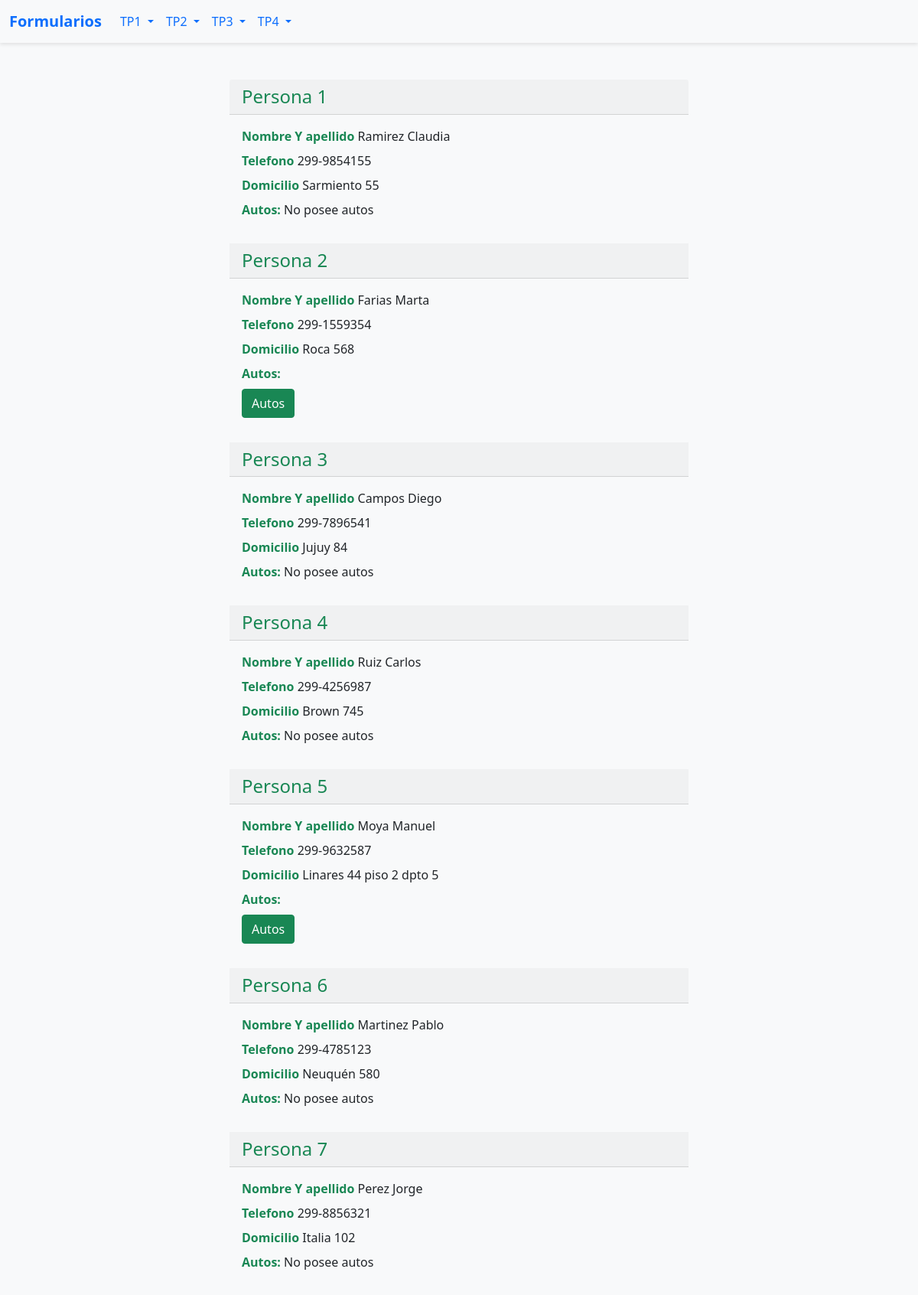
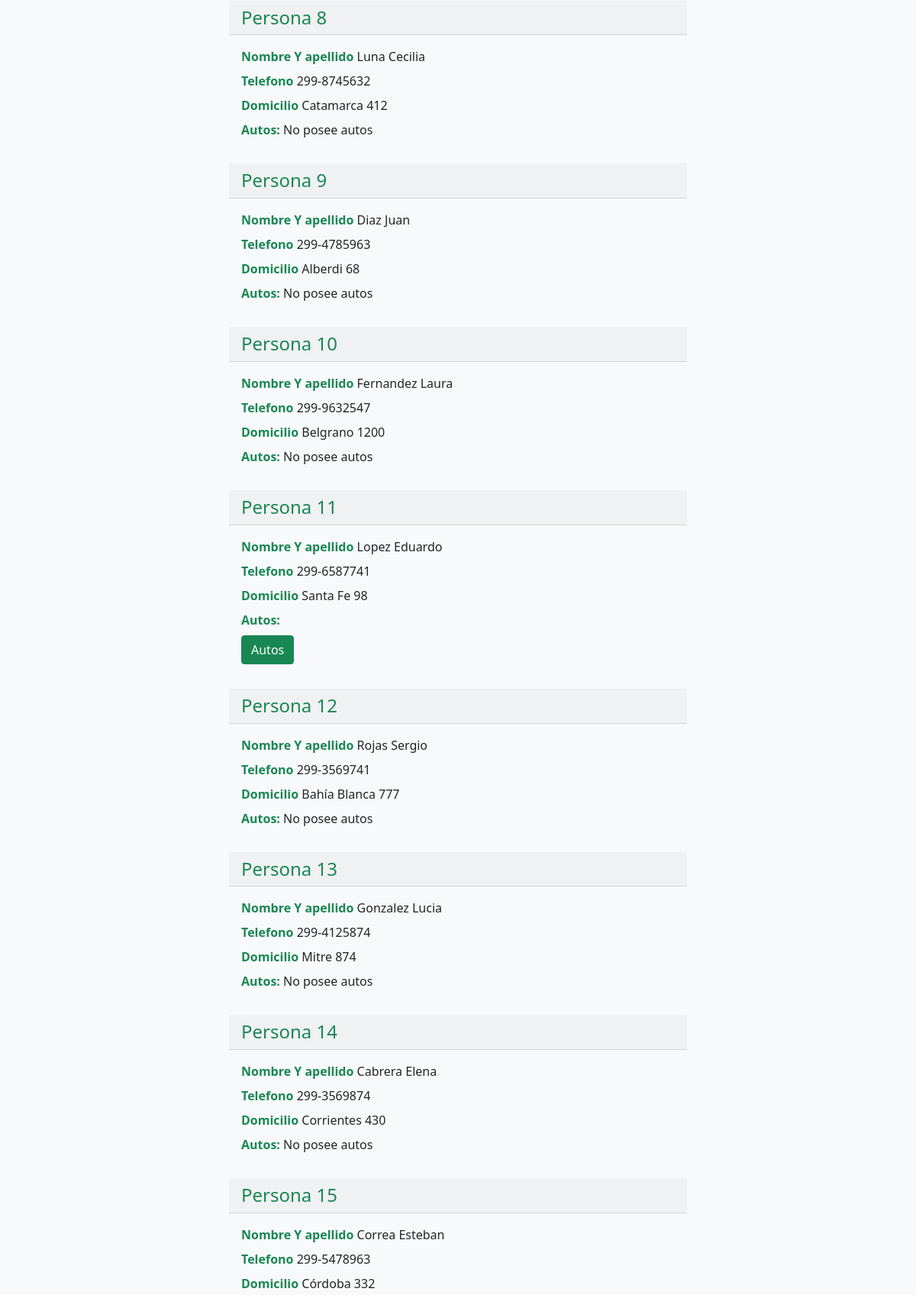
Page /?page=TP4Ej3 (upper part) on the committed database (2 pictures, top to bottom).
### tables this page shows
CREATE TABLE persona (
  NroDni varchar(10) NOT NULL,
  Apellido varchar(50) NOT NULL,
  Nombre varchar(50) NOT NULL,
  fechaNac date NOT NULL default 0000-00-00,
  Telefono varchar(20) NOT NULL,
  Domicilio varchar(200) NOT NULL,
  PRIMARY KEY  (NroDni)
);

### util/funciones.php (called while the page is built, shortened)
<?php
spl_autoload_register(function($class_name) {
    $dirs = [
        $_SESSION['ROOT'] . 'modelo/',
        $_SESSION['ROOT'] . 'modelo/conexion/',
        $_SESSION['ROOT'] . 'control/',
        $_SESSION['ROOT'] . 'control/1/',
        $_SESSION['ROOT'] . 'control/2/',
        $_SESSION['ROOT'] . 'control/3/',
        $_SESSION['ROOT'] . 'control/4/',
    ];
    foreach ($dirs as $dir) {
        $path = $dir . $class_name . '.php';
        if (file_exists($path)) {
            return;
        }
    }
});
?>

### modelo/tablaPersona.php (called while the page is built, shortened)
<?php
class tablaPersona {
    public function selecionarPersonas(){
        $bd = new BaseDatos();
        $resp = null;
        $sql = "SELECT * FROM persona";
        $resulBusq = $bd->query($sql);
        if($resulBusq) {
            $resp = $resulBusq->fetchAll(PDO::FETCH_ASSOC);
        }
        return $resp;
    }
}

### control/4/controlPersona.php (called while the page is built, shortened)
<?php
class controlPersona{
    public function listarPersonas(){
        $p = new tablaPersona("","","","","","");
        $lista = $p->selecionarPersonas();
        return $lista;
    }
    public function listadoAutosPersona($dni){
        $a = new controlAuto();
        $list = $a->listarAutos();
        $autosPersona = [];
        if($list != null){
            foreach ($list as $aut){
                if($aut["DniDuenio"] == $dni){
                    $cant = count($autosPersona);
                    $autosPersona[$cant] = $aut;
                }
            }
        }
        return $autosPersona;
    }
}

### modelo/tablaAuto.php (called while the page is built, shortened)
<?php
class tablaAuto {
    public function selecionarAuto(){
        $bd = new BaseDatos();
        $resp = null;
        $sql = "SELECT * FROM auto";
        $resulBusq = $bd->query($sql);
        if($resulBusq) {
            $resp = $resulBusq->fetchAll(PDO::FETCH_ASSOC);
        }
        return $resp;
    }
}

### control/4/controlAuto.php (called while the page is built, shortened)
<?php
class controlAuto{
    public function listarAutos(){
        $a = new tablaAuto("", "", "", "");
        $list = $a->selecionarAuto();
        return $list;
    }
}

### control/4/accionListarPersonas.php (the view, shortened to what this page needs)
<?php
function mostrarPersonas(){
    $p = new controlPersona();
    $list = $p->listarPersonas();
    $a = 0;
    $mensaje = "";
    $urlAutos = "";
    if($list != null){
        foreach ($list as $pers){
            $a++;
            $lisAut = $p->listadoAutosPersona($pers["NroDni"]);
            if(count($lisAut) != 0 ){
                $urlAutos = "<p class='mb-2'><strong>Autos: </strong></p><a href='?page=autosPersona&&dni=".$pers["NroDni"]."' class='btn btn-success'>Autos</a>";
            }else{
                $urlAutos = "<p class='mb-2'><strong>Autos: </strong><span class='text-dark'>No posee autos</span></p>";
            }
            $mensaje .= "<div class='card-header text-success'>
                            <h1 class='h4 mb-0'>Persona $a</h1>
                        </div>
                        <div class='card-body text-success'>
                            <p class='mb-2'><strong>Nombre Y apellido</strong> <span class='text-dark'>".$pers["Apellido"]." ".$pers["Nombre"]."</span></p>
                            <p class='mb-2'><strong>Telefono</strong> <span class='text-dark'>".$pers["Telefono"]."</span></p>
                            <p class='mb-2'><strong>Domicilio</strong> <span class='text-dark'>".$pers["Domicilio"]."</span> ".$urlAutos."</p>
                        </div>";
        }
    }else{
        $mensaje = "<div class='card-header text-success'>
                            <h1 class='h4 mb-0'>No hay personas Cargadas</h1>
                        </div>";
    }
    return $mensaje;
}

### rows in the picture
persona: Apellido "Ramirez", Nombre "Claudia", Telefono "299-9854155", Domicilio "Sarmiento 55", shows "Autos:"
persona: Apellido "Farias", Nombre "Marta", Telefono "299-1559354", Domicilio "Roca 568"
persona: Apellido "Campos", Nombre "Diego", Telefono "299-7896541", Domicilio "Jujuy 84", shows "Autos:"
persona: Apellido "Ruiz", Nombre "Carlos", Telefono "299-4256987", Domicilio "Brown 745", shows "Autos:"
persona: Apellido "Moya", Nombre "Manuel", Telefono "299-9632587", Domicilio "Linares 44 piso 2 dpto 5"
persona: Apellido "Martinez", Nombre "Pablo", Telefono "299-4785123", Domicilio "Neuquén 580", shows "Autos:"
persona: Apellido "Perez", Nombre "Jorge", Telefono "299-8856321", Domicilio "Italia 102", shows "Autos:"
persona: Apellido "Luna", Nombre "Cecilia", Telefono "299-8745632", Domicilio "Catamarca 412", shows "Autos:"
persona: Apellido "Diaz", Nombre "Juan", Telefono "299-4785963", Domicilio "Alberdi 68", shows "Autos:"
persona: Apellido "Fernandez", Nombre "Laura", Telefono "299-9632547", Domicilio "Belgrano 1200", shows "Autos:"
persona: Apellido "Lopez", Nombre "Eduardo", Telefono "299-6587741", Domicilio "Santa Fe 98"
persona: Apellido "Rojas", Nombre "Sergio", Telefono "299-3569741", Domicilio "Bahía Blanca 777", shows "Autos:"
persona: Apellido "Gonzalez", Nombre "Lucia", Telefono "299-4125874", Domicilio "Mitre 874", shows "Autos:"
persona: Apellido "Cabrera", Nombre "Elena", Telefono "299-3569874", Domicilio "Corrientes 430", shows "Autos:"
persona: Apellido "Correa", Nombre "Esteban", Telefono "299-5478963", Domicilio "Córdoba 332"
